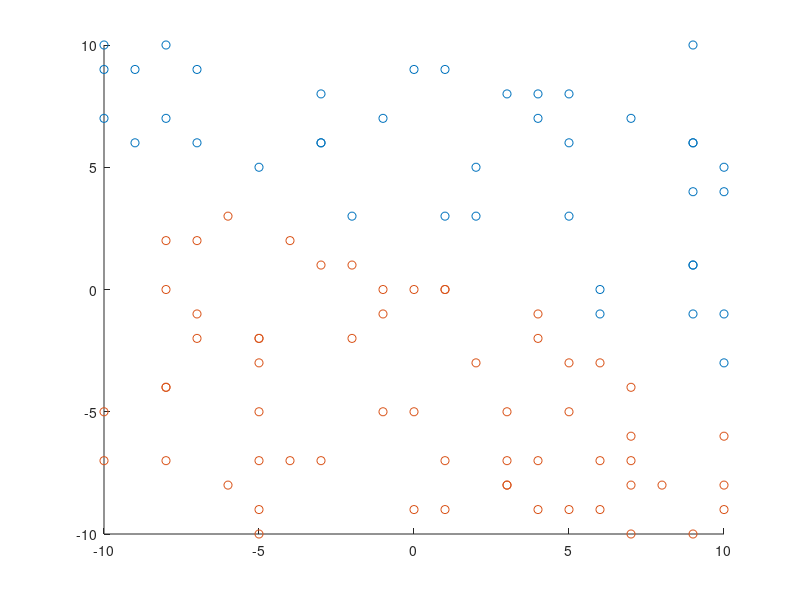

Source code (MATLAB): (Note: this script raises an error after producing the figure.)
clc; clear;

t = csvread('data.txt');

input = t;
out = t(:,end);
input(:,end) = ones(size(t,1),1);  
weight = [0.3 0.5 1.4]; 
w = [];
errorplot = [];
z= [5 10 50 100];      
array = [];
alpha = 0.01;
damp = 1;
temp=0;
m = 0;
c = 0;
scat1 = [];
scat2 = [];
hold on
      for i = 1:size(t(:,1))
          if(t(i,1)+2*t(i,2)-2 >0)
              scat1 = [scat1; t(i,1) t(i,2)];
          else
              scat2 = [scat2 ; t(i,1) t(i,2)];
          end
      end
      s1 = scatter(scat1(:,1),scat1(:,2));
      s2 = scatter(scat2(:,1),scat2(:,2));
      
             tic
             for epoc = 1:100
                     
                 [weight,error, temp] = Delta_Rule(weight, input, out ,alpha, damp, epoc, temp);
                 errorplot(end+1) = error;
                 if (epoc == 5 || epoc == 10 || epoc == 50 || epoc == 100)
                    array(end+1) = error;
                    w = [w;weight];
                    m = -weight(1,3)/weight(1,2);
                    c = -weight(1,1)/weight(1,2);
                    data_interval = [-10 10];
                    f = @(data_interval) m*data_interval+c;
                    fplot(f,[-10 10]);
                    xlabel('First input variable(x1)');
                    ylabel('Second input variable(x2)');
                    title('Decision surface after 5,10,50,100 iterations');
                    
                 end                   
             end
             time = toc;
             fprintf('Total execution time: %f \n',time);
      hold off 
      fprintf('Number of weight updates %i \n',temp);
      figure;

      plot(errorplot);
      xlabel('Iterations');
      ylabel('Error');
      title('Error plotting');
      

 
     
 
  